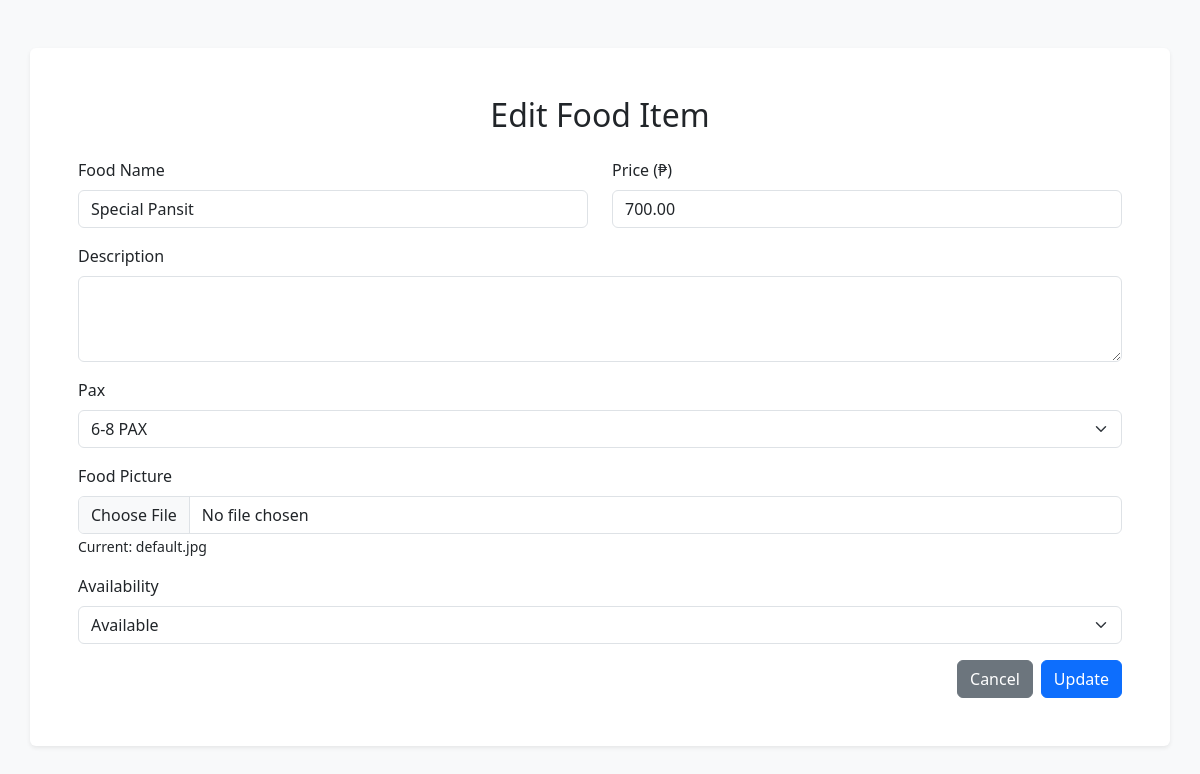
The page /admin/update_food.php?id=1 on the database its author committed.
### tables this page shows
CREATE TABLE `menu` (
  `menu_id` int(11) NOT NULL,
  `menu_name` varchar(100) DEFAULT NULL,
  `menu_desc` text DEFAULT NULL,
  `menu_pax` varchar(100) NOT NULL,
  `menu_price` decimal(10,2) NOT NULL,
  `menu_pic` varchar(255) NOT NULL,
  `menu_avail` tinyint(1) DEFAULT NULL,
  `created_at` timestamp NOT NULL DEFAULT current_timestamp()
);

### classes/database.php (called while the page is built, shortened)
<?php
class database {
    private PDO $pdo;
    public function __construct(
        string $host = 'localhost',
        string $db = 'sandokdb',
        string $user = 'root',
        string $pass = '',
        string $charset = 'utf8mb4'
    ) {
        $dsn = "mysql:host={$host};dbname={$db};charset={$charset}";
        $opts = [
            PDO::ATTR_ERRMODE => PDO::ERRMODE_EXCEPTION,
            PDO::ATTR_DEFAULT_FETCH_MODE => PDO::FETCH_ASSOC,
            PDO::ATTR_EMULATE_PREPARES => false,
        ];
        $this->pdo = new PDO($dsn, $user, $pass, $opts);
    }
    public function viewMenuID(int $menu_id): ?array {
        $stmt = $this->pdo->prepare("SELECT * FROM menu WHERE menu_id = ?");
        $stmt->execute([$menu_id]);
        $row = $stmt->fetch();
        return $row ?: null;
    }
}

### admin/update_food.php (the view, shortened to what this page needs)
<?php
require_once('../classes/database.php');
$con = new database();
if ($_SERVER['REQUEST_METHOD'] === 'POST' && isset($_POST['id'])) {
    $id = $_POST['id'];
    $data = $con->viewMenuID($id);
} elseif (isset($_GET['id'])) {
    $id = $_GET['id'];
    $data = $con->viewMenuID($id);
} else {
    header('location:admin_homepage.php');
    exit;
}
?>
<!DOCTYPE html>
<html lang="en">
<head>
  <link rel="stylesheet" href="../package/dist/sweetalert2.css">
  <link href="https://cdn.jsdelivr.net/npm/bootstrap@5.3.3/dist/css/bootstrap.min.css" rel="stylesheet">
</head>
<body class="bg-light py-5">
<div class="container bg-white p-5 rounded shadow-sm">
  <h2 class="text-center mb-4">Edit Food Item</h2>
  <form method="POST" enctype="multipart/form-data">
   <div class="row mb-3">
      <div class="col-md-6">
        <label for="foodName" class="form-label">Food Name</label>
        <input type="text" class="form-control" id="foodName" name="foodName" value="<?php echo htmlspecialchars($data['menu_name']); ?>" required>
      </div>
      <div class="col-md-6">
        <label for="foodPrice" class="form-label">Price (₱)</label>
        <input type="number" class="form-control" id="foodPrice" name="foodPrice" step="0.01" value="<?php echo htmlspecialchars($data['menu_price']); ?>" required>
      </div>
    </div>
    <div class="mb-3">
      <label for="foodDescription" class="form-label">Description</label>
      <textarea class="form-control" id="foodDescription" name="foodDescription" rows="3" required><?php echo htmlspecialchars($data['menu_desc']); ?></textarea>
    </div>
    <div class="mb-3">
      <label for="foodPax" class="form-label">Pax</label>
      <select class="form-select" id="foodPax" name="foodPax" required>
        <option value="pax6-8" <?php echo ($data['menu_pax'] == 'pax6-8') ? 'selected' : ''; ?>>6-8 PAX</option>
      </select>
    </div>
    <div class="mb-3">
      <label for="foodPic" class="form-label">Food Picture</label>
      <input type="file" class="form-control" id="foodPic" name="foodPic" accept="image/*">
      <?php if (!empty($data['menu_pic'])): ?>
        <small>Current: <?php echo htmlspecialchars($data['menu_pic']); ?></small>
      <?php endif; ?>
    </div>
    <div class="mb-3">
      <label for="foodAvailability" class="form-label">Availability</label>
      <select class="form-select" id="foodAvailability" name="foodAvailability" required>
        <option value="available" <?php echo ($data['menu_avail']) ? 'selected' : ''; ?>>Available</option>
      </select>
    </div>
    <div class="d-flex justify-content-end">
      <a href="admin_homepage.php" class="btn btn-secondary me-2">Cancel</a>
      <button type="submit" name="updateFood" class="btn btn-primary">Update</button>
    </div>
  </form>
</div>
</body>
</html>

### rows shown on the page
menu: foodName "Special Pansit", foodPrice "700.00", menu_pic "default.jpg", foodAvailability "Available"
